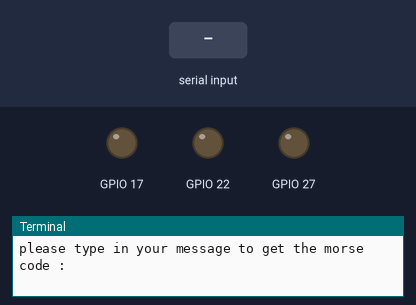
A program run on a simulated Raspberry Pi (BCM pin numbers). Shown: output pins drawn as LEDs (lit = HIGH), the last lines printed to the terminal. Inputs (shaded band) come from the test bench.

Above: at 1.2 s.
1.3 s: "1" typed at the terminal, then Enter
At 7.9 s:
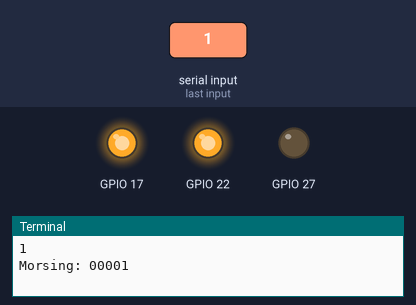
Timing chart, 0 to 9.8 s (numbered marks = the images above; inputs shaded):
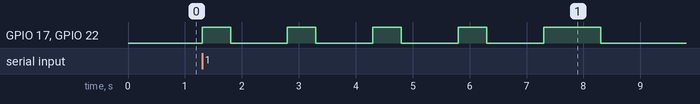

The program:

encrypt.py
```python
import morsing
import RPi.GPIO as GPIO
import sys


MorseAlph =  {'a': "01", "b": "1000", "c": "101", "d": "100",  "e": "0", "f": "0010",  "g": "110",  "h": "0000",
               "i": "00", "j": "0111", "k": "101", "l": "0100", "m": "11", "n": "10", "o": "111", "p": "0110",
               "q": "1101", "r": "010", "s": "000", "t": "1",
                "u": "001", "v": "0001", "w": "011", "x": "1001", "y": "1011",
                "z": "1100", "1":"00001","2":"00011","3":"00111","4":"01111",
                "5":"11111","6":"011111","7":"00111","8":"00011","9":"00001"}

output = ''


GPIO.setmode(GPIO.BCM)
GPIO.setwarnings(False)
GPIO.setup(17,GPIO.OUT)
GPIO.setup(27, GPIO.OUT)
GPIO.setup(22, GPIO.OUT)


while(True):


        new_input = input('please type in your message to get the morse code : ')
        if new_input == "/close":
                GPIO.cleanup()
                sys.exit()

        for letter in new_input:
                if letter != ' ':
                        output = output + MorseAlph[letter]

        print ('Morsing: ' + output)
        morsing.morse(output)
        output = ''
```

morsing.py
```python
import RPi.GPIO as GPIO
import time


def turnComponentOff(PinNumber):
    GPIO.output(PinNumber,GPIO.LOW)

def turnComponentOn(PinNumber):
    GPIO.output(PinNumber,GPIO.HIGH)

def morse(morsePhrase):
        for x in morsePhrase:
	    # short Signal
            if(x == '0'):
                turnComponentOn(17)
                turnComponentOn(22)
                time.sleep(0.5)
                turnComponentOff(17)
                turnComponentOff(22)
                time.sleep(1)
	    # long Signal
            else:
                turnComponentOn(17)
                turnComponentOn(22)
                time. sleep(1)
                turnComponentOff(17)
                turnComponentOff(22)
                time.sleep(1)
```

Measured:
- after the input at 1.3 s, GPIO 17, GPIO 22: goes 4 × (HIGH 0.50 s, LOW 1.0 s), HIGH 1.0 s, then LOW, starting at once
